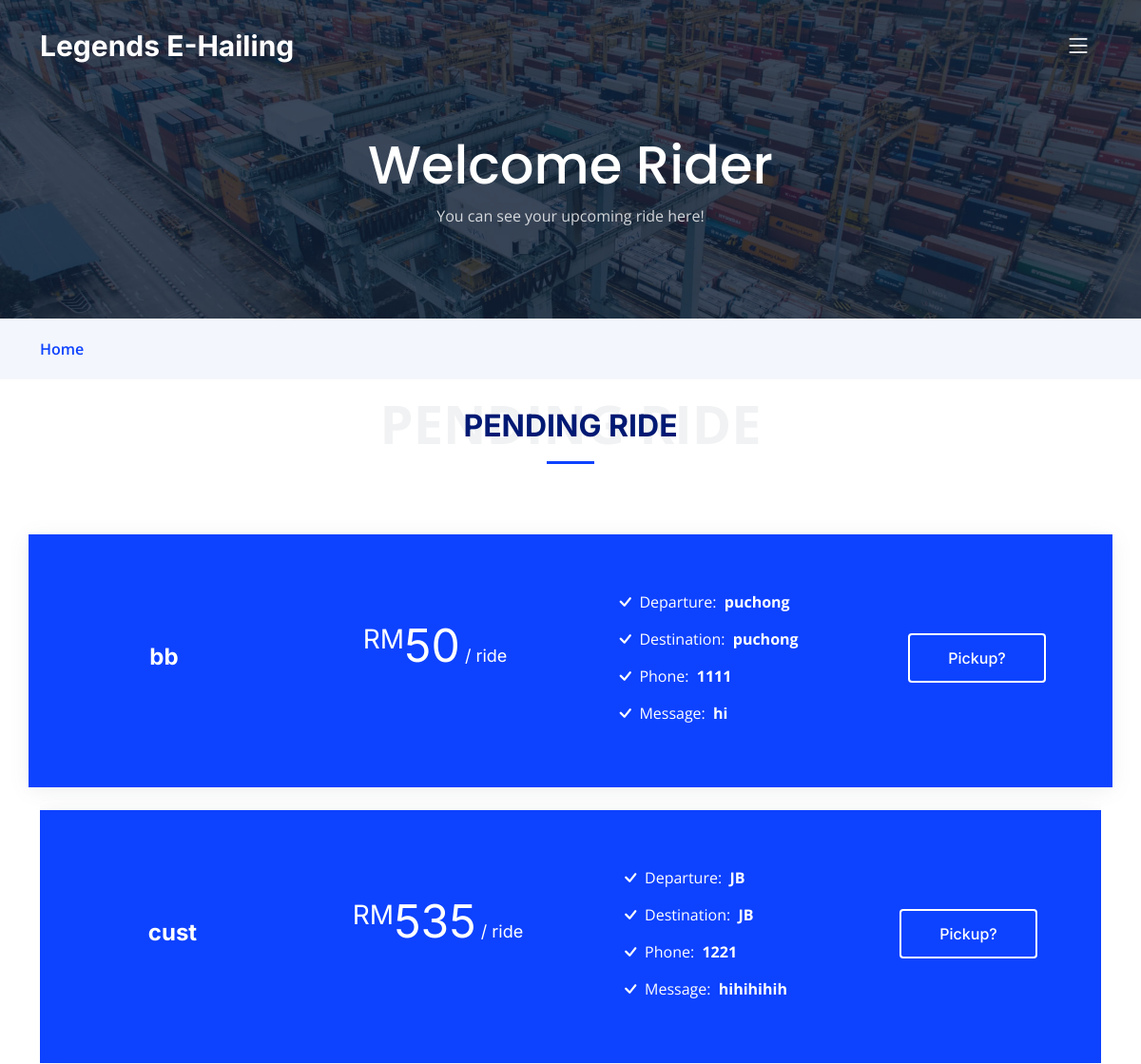
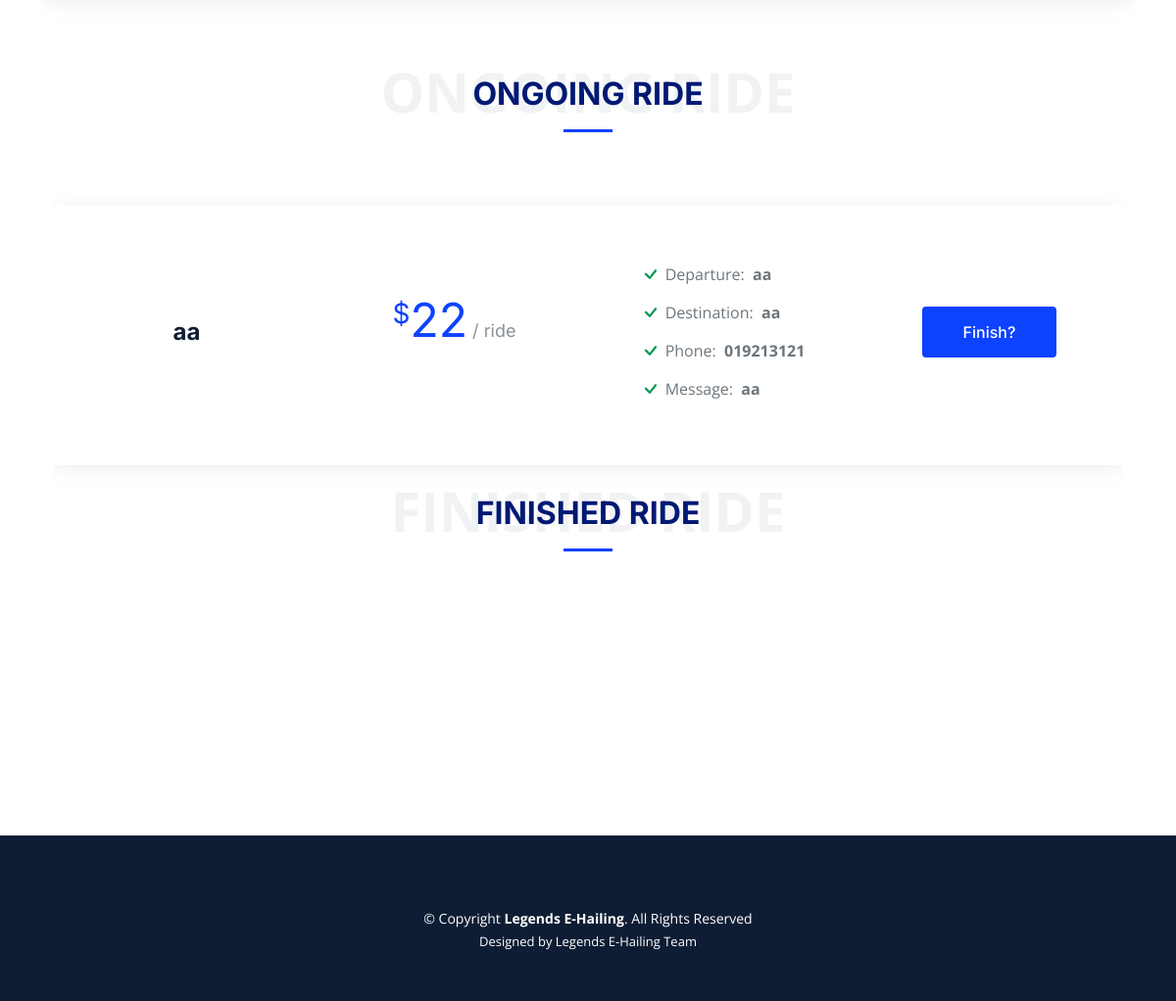
The app's page /home-rider-female.php with its own data (2 pictures, top to bottom).
### tables this page shows
CREATE TABLE `booking` (
  `id` int(255) NOT NULL,
  `departure` varchar(255) NOT NULL,
  `destination` varchar(255) NOT NULL,
  `price` varchar(255) NOT NULL,
  `username` varchar(255) NOT NULL,
  `gender` varchar(255) NOT NULL,
  `phone` varchar(255) NOT NULL,
  `message` varchar(255) NOT NULL,
  `ridername` varchar(255) NOT NULL,
  `status` varchar(255) NOT NULL DEFAULT 'pending'
);

### home-rider-female.php (the view, shortened to what this page needs)
<!DOCTYPE html>
<html lang="en">
<head>
  <link href="assets/vendor/bootstrap/css/bootstrap.min.css" rel="stylesheet">
  <link href="assets/vendor/bootstrap-icons/bootstrap-icons.css" rel="stylesheet">
  <link href="assets/vendor/fontawesome-free/css/all.min.css" rel="stylesheet">
  <link href="assets/vendor/glightbox/css/glightbox.min.css" rel="stylesheet">
  <link href="assets/vendor/swiper/swiper-bundle.min.css" rel="stylesheet">
  <link href="assets/vendor/aos/aos.css" rel="stylesheet">
  <link href="assets/css/main.css" rel="stylesheet">
</head>
<body>
   <header id="header" class="header d-flex align-items-center fixed-top">
    <div class="container-fluid container-xl d-flex align-items-center justify-content-between">
      <a href="home-rider-female.php" class="logo d-flex align-items-center">
        <h1>Legends E-Hailing</h1>
      </a>
      <i class="mobile-nav-toggle mobile-nav-show bi bi-list"></i>
    </div>
  </header>
  <main id="main">
    <div class="breadcrumbs">
      <div class="page-header d-flex align-items-center" style="background-image: url('assets/img/page-header.jpg');">
        <div class="container position-relative">
          <div class="row d-flex justify-content-center">
            <div class="col-lg-6 text-center">
              <h2>Welcome Rider <b><?php echo $_SESSION['username'];?></b></h2>
              <p>You can see your upcoming ride here!</p>
            </div>
          </div>
        </div>
      </div>
      <nav>
        <div class="container">
          <ol>
            <li><a href="home-ride-male.html">Home</a></li>
          </ol>
        </div>
      </nav>
    </div>
    <?php
      include_once('conn.php');
      $query = "SELECT * FROM booking WHERE status='pending'";
      $result = mysqli_query($conn, $query);
    ?>
    <div class="section-header">
      <h2>Pending Ride</h2>
    </div>
    <?php
      while($row=mysqli_fetch_assoc($result))
      {
    ?>
    <section id="horizontal-pricing" class="horizontal-pricing pt-0">
      <div class="container" data-aos="fade-up">
        <div class="row gy-4 pricing-item featured mt-4" data-aos="fade-up" data-aos-delay="200">
          <div class="col-lg-3 d-flex align-items-center justify-content-center">
            <h3><?php echo $row['username'];?></h3>
          </div>
          <div class="col-lg-3 d-flex align-items-center justify-content-center">
            <h4><sup>RM</sup><?php echo $row['price'];?><span> / ride</span></h4>
          </div>
          <div class="col-lg-3 d-flex align-items-center justify-content-center">
            <ul>
              <li><i class="bi bi-check"></i>Departure: &nbsp;<strong><?php echo $row['departure'];?></strong></li>
              <li><i class="bi bi-check"></i>Destination: &nbsp;<strong><?php echo $row['destination'];?></strong></li>
              <li><i class="bi bi-check"></i>Phone: &nbsp;<strong><?php echo $row['phone'];?></strong></li>
              <li><i class="bi bi-check"></i>Message: &nbsp;<strong><?php echo $row['message'];?></strong></li>
            </ul>
          </div>
          <div class="col-lg-3 d-flex align-items-center justify-content-center">
          <form action="accept-female.php" <?php echo $row['id']; ?> method="POST">
              <input class="buy-btn" type="submit" name="ongoing" value="Pickup?">
          </form>
        </div>
      </div>
      <?php
        }
        ?>
    <?php
      include_once('conn.php');
      $query = "SELECT * FROM booking WHERE status='ongoing' AND ridername = '{$_SESSION['username']}'";
      $result = mysqli_query($conn, $query);
    ?>
    <br>
    <br>
    <div class="section-header">
      <h2>Ongoing Ride</h2>
    </div>
    <?php
      while($row=mysqli_fetch_assoc($result))
      {
    ?>
    <section id="horizontal-pricing" class="horizontal-pricing pt-0">
      <div class="container" data-aos="fade-up">
      <div class="row gy-4 pricing-item mt-4" data-aos="fade-up" data-aos-delay="300">
          <div class="col-lg-3 d-flex align-items-center justify-content-center">
            <h3><?php echo $row['username'];?></h3>
          </div>
          <div class="col-lg-3 d-flex align-items-center justify-content-center">
            <h4><sup>$</sup><?php echo $row['price'];?><span> / ride</span></h4>
          </div>
          <div class="col-lg-3 d-flex align-items-center justify-content-center">
            <ul>
            <li><i class="bi bi-check"></i>Departure: &nbsp;<strong><?php echo $row['departure'];?></strong></li>
              <li><i class="bi bi-check"></i>Destination: &nbsp;<strong><?php echo $row['destination'];?></strong></li>
              <li><i class="bi bi-check"></i>Phone: &nbsp;<strong><?php echo $row['phone'];?></strong></li>
              <li><i class="bi bi-check"></i>Message: &nbsp;<strong><?php echo $row['message'];?></strong></li>
            </ul>
          </div>
          <div class="col-lg-3 d-flex align-items-center justify-content-center">
            <form action="finish-female.php" <?php echo $row['id']; ?> method="POST">
                <input class="buy-btn" type="submit" name="finish" value="Finish?">
            </form>
          </div>
        </div>
      </div>
      <?php
        }
        ?>
    <div class="section-header">
      <h2>Finished Ride</h2>
    </div>
    </section>
  </main>
  <footer id="footer" class="footer">
    <div class="container mt-4">
      <div class="copyright">
        &copy; Copyright <strong><span>Legends E-Hailing</span></strong>. All Rights Reserved
      </div>
      <div class="credits">
        Designed by <a href="https://bootstrapmade.com/">Legends E-Hailing Team</a>
      </div>
    </div>
  </footer>
</body>
</html>

### assets/css/main.css (style rules this page uses)
:root { --font-default: "Open Sans", system-ui, -apple-system, "Segoe UI", Roboto, "Helvetica Neue", Arial, "Noto Sans", "Liberation Sans", sans-serif, "Apple Color Emoji", "Segoe UI Emoji", "Segoe UI Symbol", "Noto Color Emoji"; --font-primary: "Inter", sans-serif; --font-secondary: "Poppins", sans-serif; }
:root { --color-default: #0a0d13; --color-primary: #0d42ff; --color-secondary: #0e1d34; }
:root { scroll-behavior: smooth; }
body { font-family: var(--font-default); color: var(--color-default); }
a { color: var(--color-primary); text-decoration: none; }
h1, h2, h3, h4, h5, h6 { font-family: var(--font-primary); }
section { padding: 80px 0; overflow: hidden; }
.section-header { text-align: center; padding: 30px 0; position: relative; }
.section-header h2 { font-size: 32px; font-weight: 700; text-transform: uppercase; margin-bottom: 20px; padding-bottom: 0; color: #001973; position: relative; z-index: 2; margin-bottom: 20px; padding-bottom: 20px; position: relative; }
.section-header h2:after { content: ""; position: absolute; display: block; width: 50px; height: 3px; background: var(--color-primary); left: 0; right: 0; bottom: 0; margin: auto; }
.breadcrumbs .page-header { padding: 140px 0 80px 0; position: relative; background-size: cover; background-position: center; background-repeat: no-repeat; }
.breadcrumbs .page-header:before { content: ""; background-color: rgba(14, 29, 52, 0.8); position: absolute; inset: 0; }
.breadcrumbs .page-header h2 { font-size: 56px; font-weight: 500; color: #fff; font-family: var(--font-secondary); }
.breadcrumbs .page-header p { color: rgba(255, 255, 255, 0.8); }
.breadcrumbs nav { background-color: #f3f6fc; padding: 20px 0; }
.breadcrumbs nav ol { display: flex; flex-wrap: wrap; list-style: none; margin: 0; padding: 0; font-size: 16px; font-weight: 600; color: var(--color-secondary); }
.breadcrumbs nav ol a { color: var(--color-primary); transition: 0.3s; }
.header { transition: all 0.5s; z-index: 997; padding: 30px 0; }
.header .logo h1 { font-size: 30px; margin: 0; font-weight: 700; color: #fff; font-family: var(--font-primary); }
@media (max-width: 1279px) { .mobile-nav-show { color: #fff; font-size: 28px; cursor: pointer; line-height: 0; transition: 0.5s; z-index: 9999; margin-right: 10px; } }
.horizontal-pricing .pricing-item { box-shadow: 0 3px 20px -2px rgba(108, 117, 125, 0.15); padding-bottom: 30px; background: #fff; height: 100%; position: relative; }
.horizontal-pricing h3 { font-weight: 700; margin-bottom: 0; font-size: 24px; color: var(--color-secondary); }
.horizontal-pricing h4 { font-size: 48px; color: var(--color-primary); font-weight: 400; font-family: var(--font-primary); margin-bottom: 25px; text-align: center; }
.horizontal-pricing h4 sup { font-size: 28px; }
.horizontal-pricing h4 span { color: rgba(108, 117, 125, 0.8); font-size: 18px; }
.horizontal-pricing ul { padding: 20px 0; list-style: none; color: #6c757d; text-align: left; line-height: 20px; }
.horizontal-pricing ul li { padding-top: 15px; display: flex; align-items: center; }
.horizontal-pricing ul i { color: #059652; font-size: 24px; padding-right: 3px; }
.horizontal-pricing .buy-btn { display: inline-block; padding: 12px 40px; border-radius: 4px; color: #fff; background-color: var(--color-primary); border: 2px solid var(--color-primary); transition: none; font-size: 16px; font-weight: 500; transition: 0.3s; font-family: var(--font-primary); }
.horizontal-pricing .featured { background: var(--color-primary); }
.horizontal-pricing .featured h3, .horizontal-pricing .featured h4, .horizontal-pricing .featured h4 span, .horizontal-pricing .featured ul, .horizontal-pricing .featured ul .na, .horizontal-pricing .featured ul i, .horizontal-pricing .featured ul .na i { color: #fff; }
.horizontal-pricing .featured .buy-btn { background: var(--color-primary); color: #fff; border-color: #fff; }
.footer { font-size: 14px; background-color: var(--color-secondary); padding: 50px 0; color: white; }
.footer .copyright { text-align: center; }
.footer .credits { padding-top: 4px; text-align: center; font-size: 13px; }
.footer .credits a { color: #fff; }

### records on screen
booking: username "bb", price "50", departure "puchong", destination "puchong", phone "1111", message "hi"
booking: username "cust", price "535", departure "JB", destination "JB", phone "1221", message "hihihihih"
booking: username "aa", price "22", departure "aa", destination "aa", phone "019213121", message "aa"
